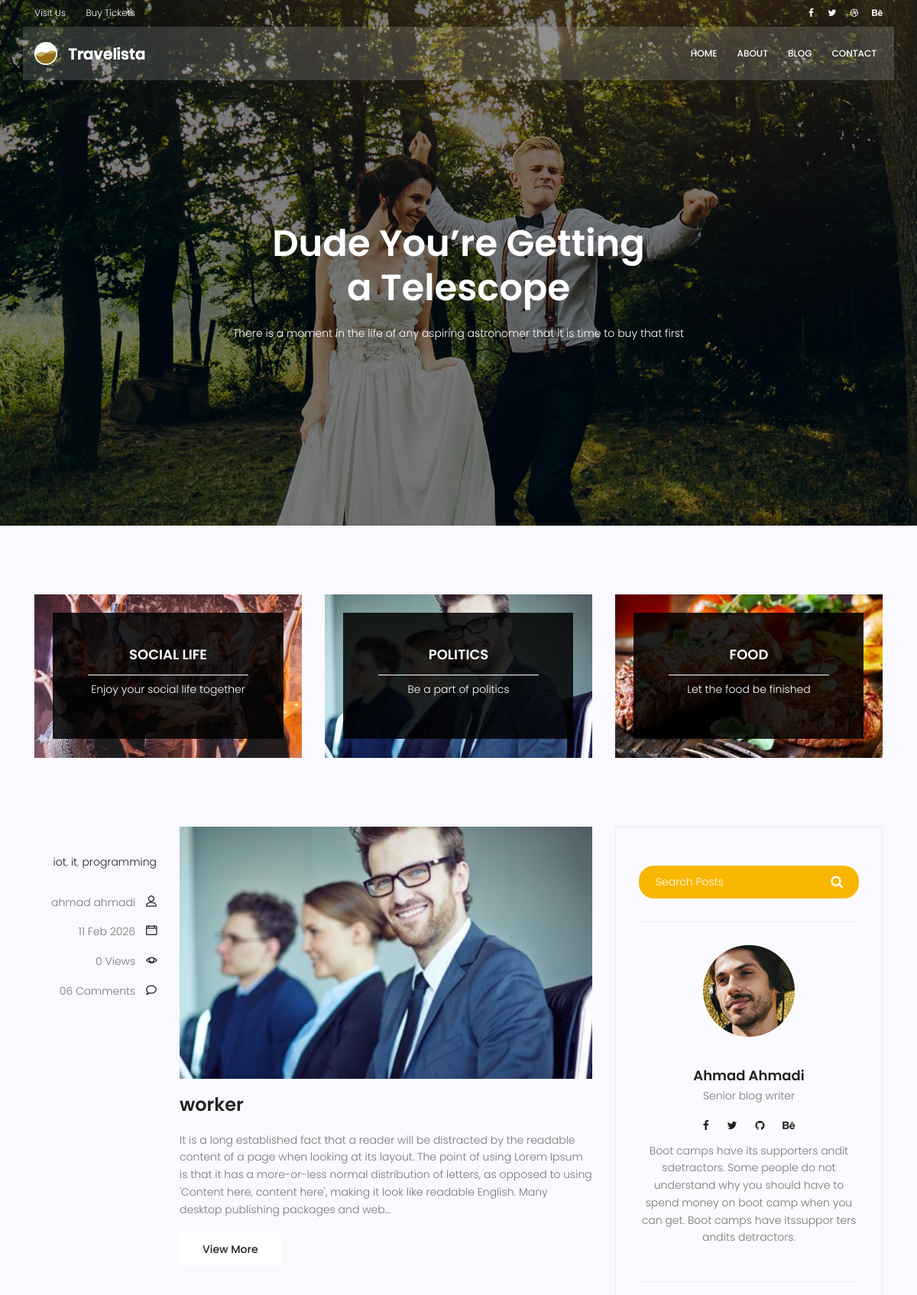
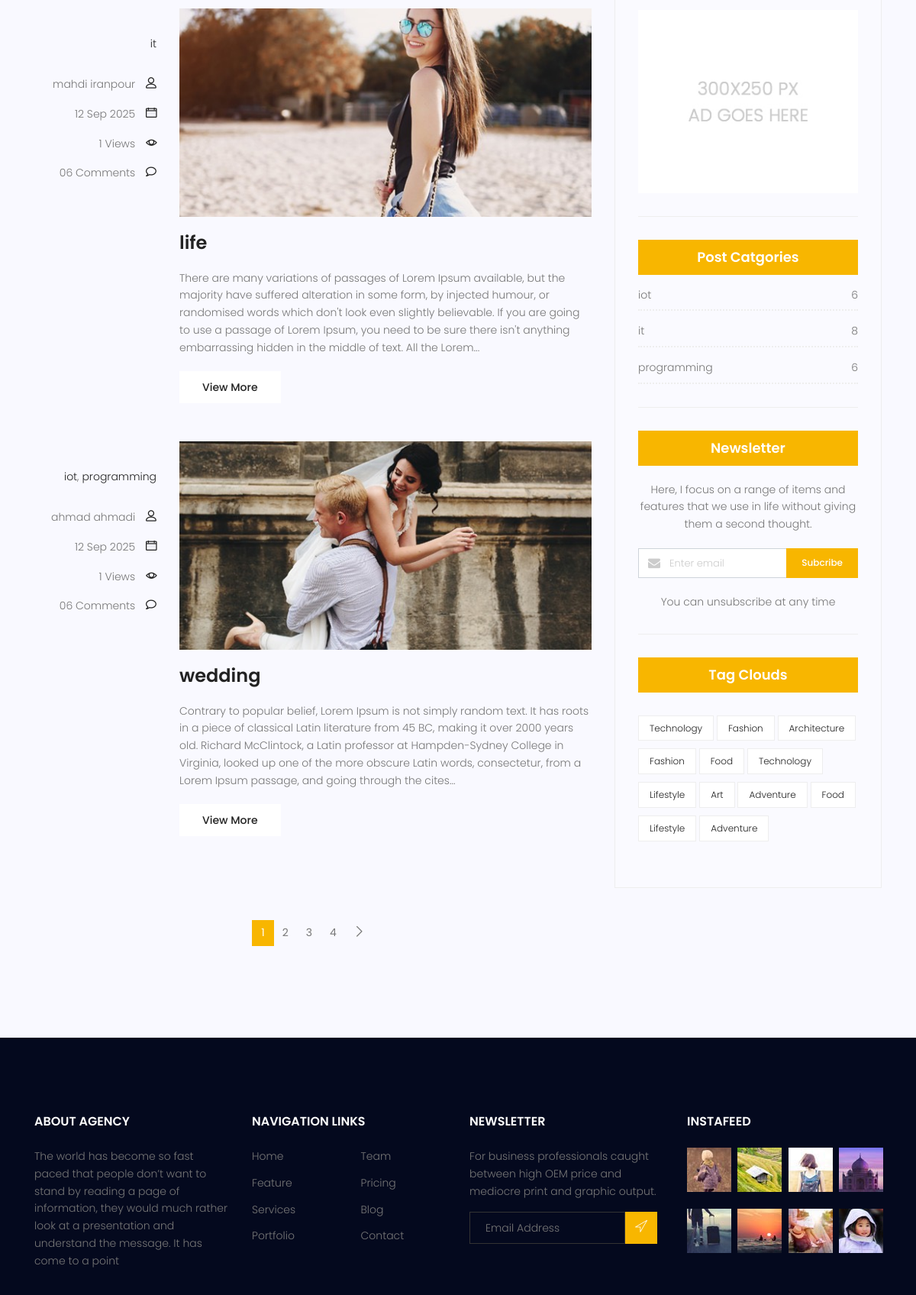
Screenshot of /blog/ (upper part) with the database file from the repository (2 pictures, top to bottom).
### blog/models.py (models this page shows, shortened)
class Category(models.Model):
        name = models.CharField(max_length=255)
        def __str__(self):
            return self.name

class Post(models.Model):
    image = models.ImageField(upload_to='blog/',default='blog/default.jpg')
    author = models.ForeignKey(User, on_delete=models.SET_NULL, null=True)
    title = models.CharField(max_length=255)
    content = models.TextField()
    category = models.ManyToManyField(Category)
    counted_views = models.IntegerField(default=0)
    status = models.BooleanField(default=False)
    published_date = models.DateTimeField(null=True)
    created_date = models.DateTimeField(auto_now_add=True)
    updated_date = models.DateTimeField(auto_now=True)
    class Meta:
        ordering = ['created_date']

### blog/views.py (the view)
# urls.py: path('', blog_view, name='index'),
def blog_view(request, **kwargs):
    posts = Post.objects.filter(published_date__lte=timezone.now(), status=1).order_by('-published_date')
    if kwargs.get('cat_name'):
        posts = posts.filter(category__name=kwargs['cat_name'])
    if kwargs.get('author_username'):
        posts = posts.filter(author__username=kwargs['author_username'])
    posts = Paginator(posts, 3)
    try:
        page_number = request.GET.get('page')
        posts = posts.get_page(page_number)
    except PageNotAnInteger:
        posts = posts.get_page(1)
    except EmptyPage:
        posts = posts.get_page(1)
    context = {
        'posts': posts
    }
    return render(request, 'blog/blog-home.html', context)

### templates/blog/blog-home.html (shortened to what this page needs)
{% extends 'base.html' %} {% load static %} {% load blog_tags %} {% load excerpt_tags %} {% block content %}
<section class="banner-area relative blog-home-banner" id="home">
  <div class="overlay overlay-bg"></div>
  <div class="container">
    <div class="row d-flex align-items-center justify-content-center">
      <div class="about-content blog-header-content col-lg-12">
        <h1 class="text-white">Dude You’re Getting a Telescope</h1>
        <p class="text-white">
          There is a moment in the life of any aspiring astronomer that it is
          time to buy that first
        </p>
      </div>
    </div>
  </div>
</section>
<section class="top-category-widget-area pt-90 pb-90">
  <div class="container">
    <div class="row">
      <div class="col-lg-4">
        <div class="single-cat-widget">
          <div class="content relative">
            <div class="overlay overlay-bg"></div>
            <a href="#" target="_blank">
              <div class="thumb">
                <img
                  class="content-image img-fluid d-block mx-auto"
                  src="{% static 'img/blog/cat-widget1.jpg' %}"
                  alt=""
                />
              </div>
              <div class="content-details">
                <h4 class="content-title mx-auto text-uppercase">
                  Social life
                </h4>
                <span></span>
                <p>Enjoy your social life together</p>
              </div>
            </a>
          </div>
        </div>
      </div>
      <div class="col-lg-4">
        <div class="single-cat-widget">
          <div class="content relative">
            <div class="overlay overlay-bg"></div>
            <a href="#" target="_blank">
              <div class="thumb">
                <img
                  class="content-image img-fluid d-block mx-auto"
                  src="{% static 'img/blog/cat-widget2.jpg' %}"
                  alt=""
                />
              </div>
              <div class="content-details">
                <h4 class="content-title mx-auto text-uppercase">Politics</h4>
                <span></span>
                <p>Be a part of politics</p>
              </div>
            </a>
          </div>
        </div>
      </div>
      <div class="col-lg-4">
        <div class="single-cat-widget">
          <div class="content relative">
            <div class="overlay overlay-bg"></div>
            <a href="#" target="_blank">
              <div class="thumb">
                <img
                  class="content-image img-fluid d-block mx-auto"
                  src="{% static 'img/blog/cat-widget3.jpg' %}"
                  alt=""
                />
              </div>
              <div class="content-details">
                <h4 class="content-title mx-auto text-uppercase">Food</h4>
                <span></span>
                <p>Let the food be finished</p>
              </div>
            </a>
          </div>
        </div>
      </div>
    </div>
  </div>
</section>
<section class="post-content-area">
  <div class="container">
    <div class="row">
      <div class="col-lg-8 posts-list">
        {% for post in posts %}
        <div class="single-post row">
          <div class="col-lg-3 col-md-3 meta-details">
            <ul class="tags">
              {% for cat in post.category.all %}
              <li><a href="{% url 'blog:category' cat_name=cat.name %}">{{ cat.name }}</a>{%  if not forloop.last %}, {% endif %}</li>
              {% endfor %}
            </ul>
            <div class="user-details row">
              <p class="user-name col-lg-12 col-md-12 col-6">
                <a href="{% url 'blog:author' author_username=post.author.username %}">{{ post.author.get_full_name }}</a>
                <span class="lnr lnr-user"></span>
              </p>
              <p class="date col-lg-12 col-md-12 col-6">
                <a href="#">{{ post.published_date | date:"d M Y" }}</a>
                <span class="lnr lnr-calendar-full"></span>
              </p>
              <p class="view col-lg-12 col-md-12 col-6">
                <a href="#">{{ post.counted_views}} Views</a> <span class="lnr lnr-eye"></span>
              </p>
              <p class="comments col-lg-12 col-md-12 col-6">
                <a href="#">06 Comments</a>
                <span class="lnr lnr-bubble"></span>
              </p>
            </div>
          </div>
          <div class="col-lg-9 col-md-9">
            <div class="feature-img">
              <img
                class="img-fluid"
                src="{{ post.image.url }}"
                alt=""
              />
            </div>
            <a class="posts-title" href="{% url 'blog:single' pid=post.id %}"
              ><h3>{{ post.title }}</h3></a
            >
            <p class="excert">
             {{ post.content|excerpt:60 }}
            </p>
            <a href="{% url 'blog:single' pid=post.id %}" class="primary-btn">View More</a>
          </div>
        </div>
        {% endfor %}
        <nav class="blog-pagination justify-content-center d-flex">
          <ul class="pagination">
            {% for i in posts.paginator.page_range %}
            {% if posts.number == i %}
                <li class="page-item active"><a href="?page={{ i }}" class="page-link">{{ i }}</a></li>
                {% else %}
                <li class="page-item"><a href="?page={{ i }}" class="page-link">{{ i }}</a></li>
            {% endif %}
            {% endfor %}
            {% if posts.has_next %}
            <li class="page-item">
              <a href="?page={{ posts.next_page_number }}" class="page-link" aria-label="Next">
                <span aria-hidden="true">
                  <span class="lnr lnr-chevron-right"></span>
                </span>
              </a>
            </li>
            {% endif %}
          </ul>
        </nav>
      </div>
      <div class="col-lg-4 sidebar-widgets">
        <div class="widget-wrap">
          {% include 'blog/blog-search.html' %}
          {% include 'blog/blog-writer.html' %}
          {% include 'blog/blog-ads.html' %}
          {% postcategories %}
          {% include 'blog/blog-newsletter.html' %}
          {% include 'blog/blog-tags.html' %}
        </div>
      </div>
    </div>
  </div>
</section>
{% endblock %}

### templates/blog/blog-post-categories.html
{% load static %}
<div class="single-sidebar-widget post-category-widget">
            <h4 class="category-title">Post Catgories</h4>
            <ul class="cat-list">
              {% for name,count in categories.items %}
              <li>
                <a href="{% url 'blog:category' cat_name=name %}" class="d-flex justify-content-between">
                  <p>{{name}}</p>
                  <p>{{count}}</p>
                </a>
              </li>
              {% endfor %}
            </ul>
          </div>

### rows the page displays
Post: author.get_full_name "ahmad ahmadi", published_date "11 Feb 2026", counted_views "0", image (picture), title "worker", content|excerpt "It is a long established fact that a reader will be distracted by the readable content of a page when looking at its layout. The point of using Lorem Ipsum is that it has a more-or-less normal distribution of letters, as opposed to using 'Content here, content here', making it look like readable English. Many desktop publishing packages and web..."
Category: name "iot", count "6"
Category: name "it", count "8"
Category: name "programming", count "6"
Post: author.get_full_name "mahdi iranpour", published_date "12 Sep 2025", counted_views "1", image (picture), title "life", content|excerpt "There are many variations of passages of Lorem Ipsum available, but the majority have suffered alteration in some form, by injected humour, or randomised words which don't look even slightly believable. If you are going to use a passage of Lorem Ipsum, you need to be sure there isn't anything embarrassing hidden in the middle of text. All the Lorem..."
Post: author.get_full_name "ahmad ahmadi", published_date "12 Sep 2025", counted_views "1", image (picture), title "wedding", content|excerpt "Contrary to popular belief, Lorem Ipsum is not simply random text. It has roots in a piece of classical Latin literature from 45 BC, making it over 2000 years old. Richard McClintock, a Latin professor at Hampden-Sydney College in Virginia, looked up one of the more obscure Latin words, consectetur, from a Lorem Ipsum passage, and going through the cites..."

### other values shown
{{ i }} "1"
{{ i }} "2" "3" "4"
